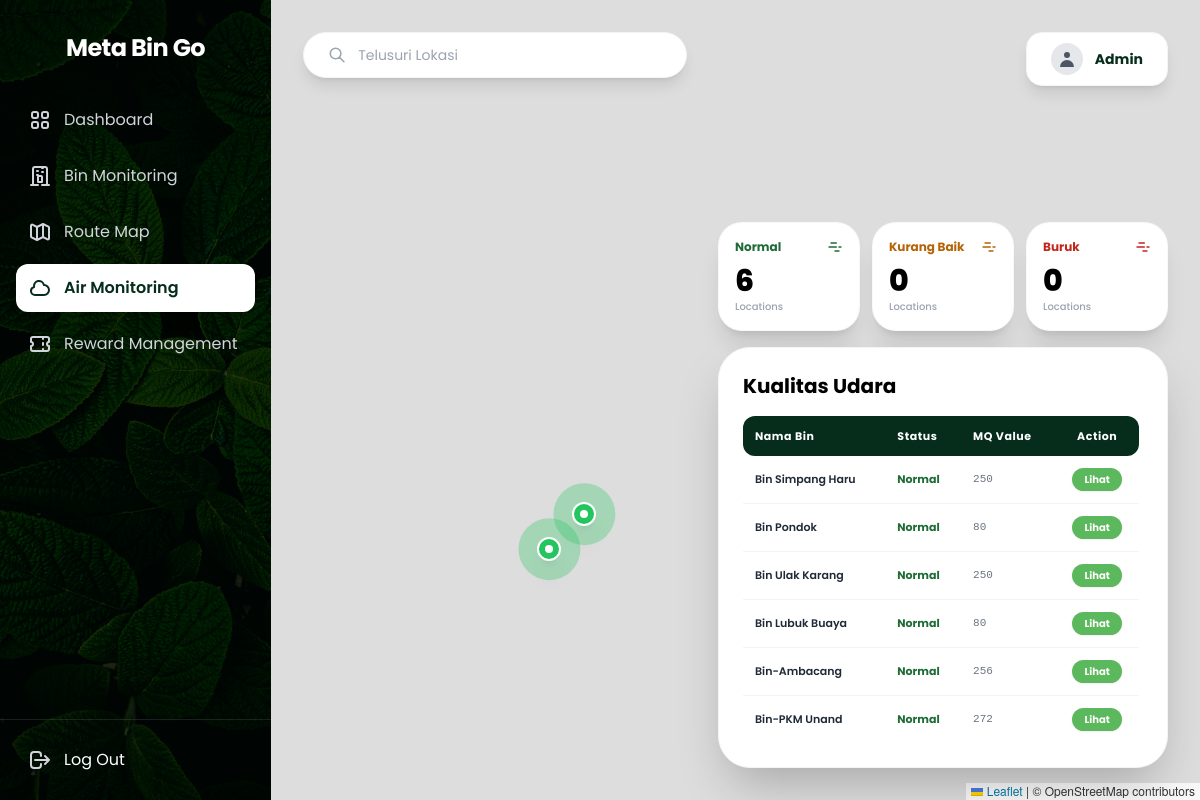
Page /air-monitoring/ on the committed database.
### dashboard/models.py (models this page shows, shortened)
class Bin(models.Model):
    name = models.CharField(max_length=255)
    lat = models.FloatField()
    long = models.FloatField()
    organic_level = models.FloatField(default=0.0)
    inorganic_level = models.FloatField(default=0.0)
    last_update = models.DateTimeField(default=timezone.now)
    predicted_full_time = models.DateTimeField(null=True, blank=True)
    active_user = models.ForeignKey(BinUser, on_delete=models.SET_NULL, null=True, blank=True)
    last_session_time = models.DateTimeField(null=True, blank=True)
    trigger_session = models.BooleanField(default=False)
    last_scan_result = models.CharField(max_length=50, null=True, blank=True)

### dashboard/views.py (the view)
# urls.py: path('air-monitoring/', views.air_monitoring, name='air_monitoring'),
def air_monitoring(request):
    bins = Bin.objects.all()
    latest_pollution = {}
    for b in bins:
        latest_log = PollutionLog.objects.filter(bin=b).order_by('-timestamp').first()
        if latest_log:
            latest_pollution[b.id] = {
                'id': b.id,
                'bin_name': b.name,
                'mq135': latest_log.mq135_value,
                'timestamp': latest_log.timestamp,
                'lat': b.lat,
                'lng': b.long,
            }
    counts = {'normal': 0, 'warning': 0, 'bad': 0}
    for p in latest_pollution.values():
        val = p['mq135']
        if val < 400: counts['normal'] += 1
        elif val < 700: counts['warning'] += 1
        else: counts['bad'] += 1
    logs = PollutionLog.objects.select_related('bin').order_by('-timestamp')[:50]
    context = {
        'logs': logs,
        'latest_pollution': latest_pollution.values(),
        'counts': counts,
    }
    return render(request, 'dashboard/air_monitoring.html', context)

### dashboard/templates/dashboard/air_monitoring.html (shortened to what this page needs)
{% extends 'base.html' %}
{% load static %}
{% block extra_head %}
<link rel="stylesheet" href="https://unpkg.com/leaflet@1.9.4/dist/leaflet.css" />
{% endblock %}
{% block content %}
<div class="relative w-full h-screen font-['Poppins'] overflow-hidden bg-[#F8F9F5]">
    <div id="map" class="absolute inset-0 w-full h-full z-0"></div>
    <div class="absolute inset-0 z-10 pointer-events-none flex flex-col justify-between p-8">
        <div class="flex justify-between items-start w-full">
            <div class="bg-white px-6 py-3 rounded-full shadow-lg flex items-center space-x-3 w-96 border border-gray-100 pointer-events-auto">
                <svg class="w-5 h-5 text-gray-400" fill="none" stroke="currentColor" viewBox="0 0 24 24">
                    <path stroke-linecap="round" stroke-linejoin="round" stroke-width="2" d="M21 21l-6-6m2-5a7 7 0 11-14 0 7 7 0 0114 0z"></path>
                </svg>
                <input type="text" placeholder="Telusuri Lokasi" class="w-full bg-transparent border-none outline-none focus:outline-none focus:ring-0 text-sm text-gray-700" />
            </div>
            <div class="bg-white px-6 py-2.5 rounded-2xl shadow-lg flex items-center space-x-3 border border-gray-100 pointer-events-auto">
                <div class="w-8 h-8 bg-gray-200 rounded-full flex items-center justify-center">
                    <svg class="w-5 h-5 text-gray-600" fill="currentColor" viewBox="0 0 20 20"><path fill-rule="evenodd" d="M10 9a3 3 0 100-6 3 3 0 000 6zm-7 9a7 7 0 1114 0H3z" clip-rule="evenodd"></path></svg>
                </div>
                <span class="font-bold text-[#062C1B] text-sm">Admin</span>
            </div>
        </div>
        <div class="flex justify-end items-end w-full h-full mt-4">
            <div class="w-[450px] max-h-[85vh] flex flex-col space-y-4 pointer-events-auto">
                <div class="grid grid-cols-3 gap-3">
                    <div class="bg-white p-4 rounded-[24px] shadow-xl border border-gray-100/50 flex flex-col justify-between">
                        <div class="flex justify-between items-center">
                            <span class="text-xs font-bold text-[#1E6B36]">Normal</span>
                            <svg class="w-4 h-4 text-[#1E6B36]" fill="none" stroke="currentColor" stroke-width="2" viewBox="0 0 24 24"><path stroke-linecap="round" stroke-linejoin="round" d="M3 12h11m4 0h3m-9 6h6m-12-12h8"></path></svg>
                        </div>
                        <div class="mt-2">
                            <span class="text-3xl font-extrabold text-black">{{ counts.normal }}</span>
                            <p class="text-[10px] text-gray-400 font-medium">Locations</p>
                        </div>
                    </div>
                    <div class="bg-white p-4 rounded-[24px] shadow-xl border border-gray-100/50 flex flex-col justify-between">
                        <div class="flex justify-between items-center">
                            <span class="text-xs font-bold text-[#B56304]">Kurang Baik</span>
                            <svg class="w-4 h-4 text-[#B56304]" fill="none" stroke="currentColor" stroke-width="2" viewBox="0 0 24 24"><path stroke-linecap="round" stroke-linejoin="round" d="M3 12h11m4 0h3m-9 6h6m-12-12h8"></path></svg>
                        </div>
                        <div class="mt-2">
                            <span class="text-3xl font-extrabold text-black">{{ counts.warning }}</span>
                            <p class="text-[10px] text-gray-400 font-medium">Locations</p>
                        </div>
                    </div>
                    <div class="bg-white p-4 rounded-[24px] shadow-xl border border-gray-100/50 flex flex-col justify-between">
                        <div class="flex justify-between items-center">
                            <span class="text-xs font-bold text-[#C0261C]">Buruk</span>
                            <svg class="w-4 h-4 text-[#C0261C]" fill="none" stroke="currentColor" stroke-width="2" viewBox="0 0 24 24"><path stroke-linecap="round" stroke-linejoin="round" d="M3 12h11m4 0h3m-9 6h6m-12-12h8"></path></svg>
                        </div>
                        <div class="mt-2">
                            <span class="text-3xl font-extrabold text-black">{{ counts.bad }}</span>
                            <p class="text-[10px] text-gray-400 font-medium">Locations</p>
                        </div>
                    </div>
                </div>
                <div class="bg-white p-6 rounded-[32px] shadow-2xl border border-gray-100 flex flex-col overflow-hidden">
                    <h3 class="text-xl font-bold text-black mb-4">Kualitas Udara</h3>
                    <div class="overflow-y-auto pr-1 flex-1 max-h-[48vh] space-y-3">
                        <table class="w-full text-left border-collapse">
                            <thead>
                                <tr class="bg-[#062C1B] text-white text-[11px] font-bold tracking-wider rounded-lg">
                                    <th class="p-3 rounded-l-xl">Nama Bin</th>
                                    <th class="p-3">Status</th>
                                    <th class="p-3">MQ Value</th>
                                    <th class="p-3 rounded-r-xl text-center">Action</th>
                                </tr>
                            </thead>
                            <tbody class="divide-y divide-gray-100 text-[11px]">
                                {% for row in latest_pollution %}
                                <tr class="hover:bg-gray-50/50 transition">
                                    <td class="p-3 font-semibold text-gray-800 whitespace-nowrap">{{ row.bin_name }}</td>
                                    <td class="p-3 font-bold {% if row.mq135 < 400 %}text-[#1E6B36]{% elif row.mq135 < 700 %}text-[#B56304]{% else %}text-[#C0261C]{% endif %}">
                                        {% if row.mq135 < 400 %}Normal{% elif row.mq135 < 700 %}Kurang Baik{% else %}Buruk{% endif %}
                                    </td>
                                    <td class="p-3 text-gray-500 font-mono">{{ row.mq135 }}</td>
                                    <td class="p-3 text-center">
                                        <button onclick="map.setView([{{ row.lat }}, {{ row.lng }}], 18)" class="bg-[#5CB85C] hover:bg-[#4cae4c] text-white font-bold px-3 py-1 rounded-full text-[10px] transition shadow-sm">
                                            Lihat
                                        </button>
                                    </td>
                                </tr>
                                {% endfor %}
                            </tbody>
                        </table>
                    </div>
                </div>
            </div>
        </div>
    </div>
</div>
{% endblock %}

### templates/base.html (style rules this page uses)
body { font-family: 'Poppins', sans-serif; }

### rows in the picture
Bin: bin_name "Bin Simpang Haru"
Bin: bin_name "Bin Pondok"
Bin: bin_name "Bin Ulak Karang"
Bin: bin_name "Bin Lubuk Buaya"
Bin: bin_name "Bin-Ambacang"
Bin: bin_name "Bin-PKM Unand"

### other values in the picture
{{ counts.normal }} "6"
{{ counts.warning }} "0"
{{ counts.bad }} "0"
{{ row.mq135 }} "250" "80" "250" "80" "256" "272"
